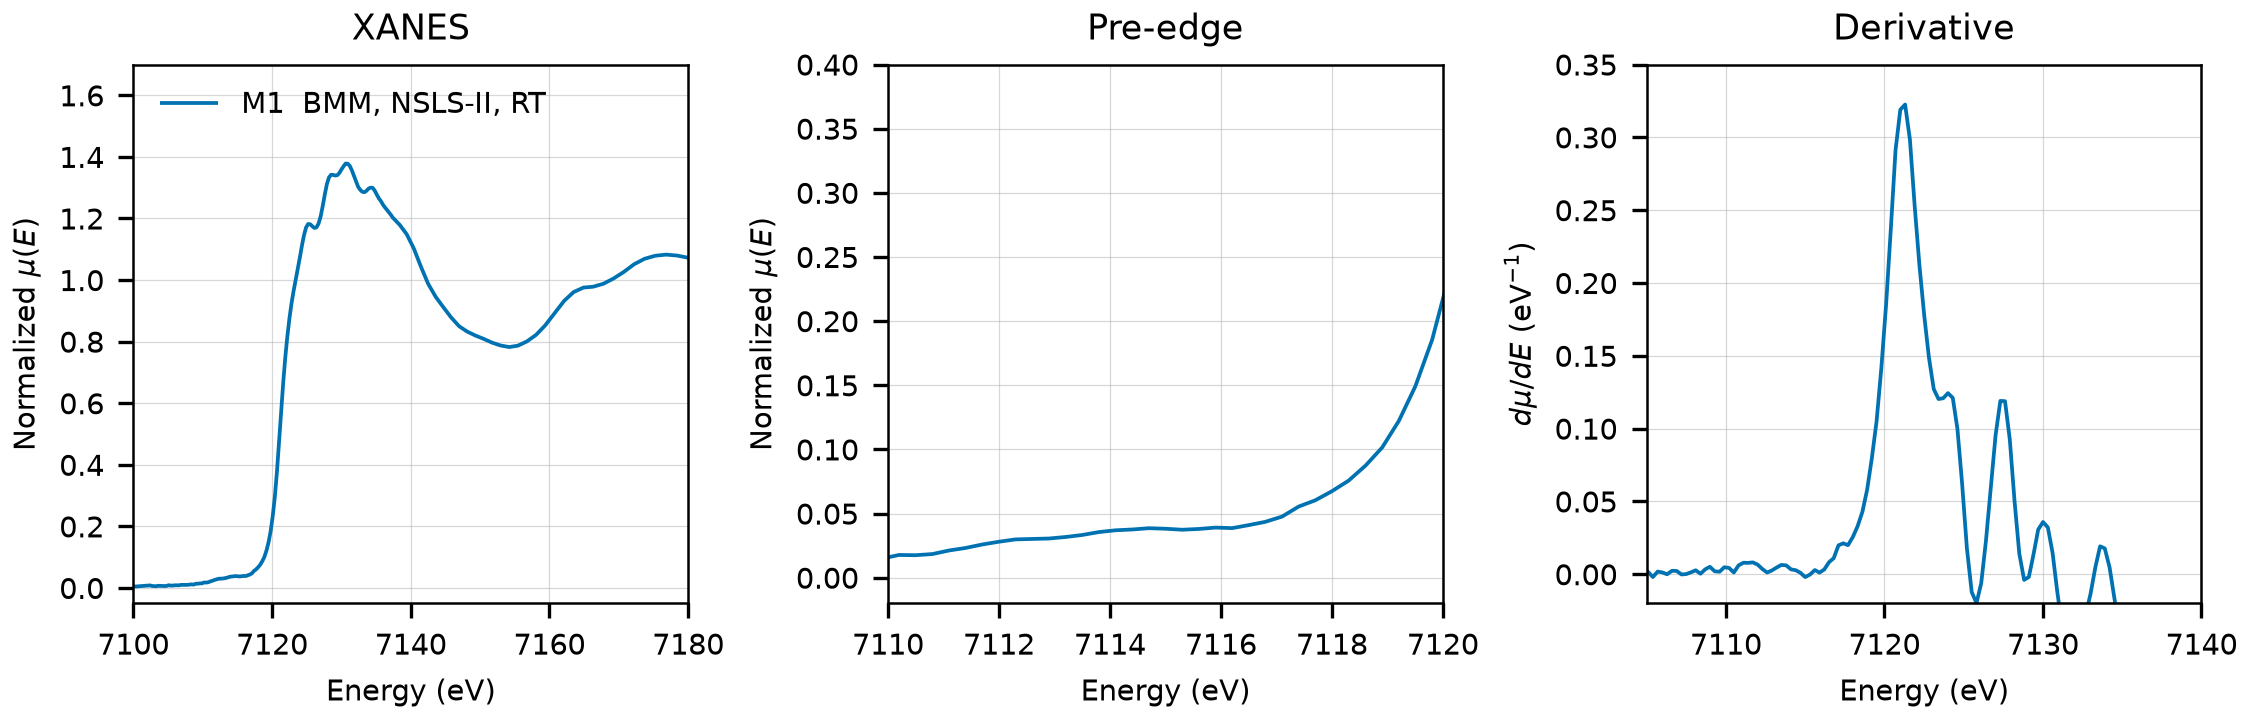

Python code for this plot:
"""Plot the experimental Fe K-edge spectrum of scorzalite in this folder.

Run from this directory. The output replaces spectra_comparison.png, which the
README links to.
"""

import matplotlib.pyplot as plt
import numpy as np
from larch import Group
from larch.xafs import pre_edge

OUTPUT = "spectra_comparison.png"

MEASUREMENTS = [
    ("M1  BMM, NSLS-II, RT", "NIST/Fe-Scorzalite.xdi", {"mu_col": 3, "ref_cols": (5, 6)}, "#0072B2"),
]

FE_K_EDGE = 7112.0
PRE_EDGE_DEFAULTS = {"pre1": -150, "pre2": -30, "norm1": 150, "norm2": 800, "nnorm": 2, "nvict": 2}


def normalized(path, mu_col=None, ref_cols=None):
    """Return a larch group with the normalized spectrum read from path."""
    data = np.loadtxt(path, comments="#")
    energy = data[:, 0]
    mu = data[:, mu_col]

    if ref_cols is not None:
        ref_mu = np.log(data[:, ref_cols[0]] / data[:, ref_cols[1]])
        ref_group = Group(energy=energy.copy(), mu=ref_mu)
        pre_edge(ref_group)
        eshift = FE_K_EDGE - ref_group.e0
        energy = energy + eshift

    group = Group(energy=energy, mu=mu)
    pre_edge(group, **PRE_EDGE_DEFAULTS)
    return group


def main():
    plt.rcParams.update({"font.size": 7, "axes.linewidth": 0.6})
    fig, axes = plt.subplots(1, 3, figsize=(7.5, 2.4), constrained_layout=True)

    for label, path, kwargs, color in MEASUREMENTS:
        group = normalized(path, **kwargs)
        derivative = np.gradient(group.flat, group.energy)
        axes[0].plot(group.energy, group.flat, color=color, lw=0.9, label=label)
        axes[1].plot(group.energy, group.flat, color=color, lw=0.9)
        axes[2].plot(group.energy, derivative, color=color, lw=0.9)

    axes[0].set(
        xlim=(7100, 7180),
        ylim=(-0.05, 1.7),
        xlabel="Energy (eV)",
        ylabel=r"Normalized $\mu(E)$",
        title="XANES",
    )
    axes[0].legend(frameon=False, loc="upper left")

    axes[1].set(
        xlim=(7110, 7120),
        ylim=(-0.02, 0.4),
        xlabel="Energy (eV)",
        ylabel=r"Normalized $\mu(E)$",
        title="Pre-edge",
    )

    axes[2].set(
        xlim=(7105, 7140),
        ylim=(-0.02, 0.35),
        xlabel="Energy (eV)",
        ylabel=r"$d\mu/dE$ (eV$^{-1}$)",
        title="Derivative",
    )

    for ax in axes:
        ax.grid(True, lw=0.3, alpha=0.5)

    fig.savefig(OUTPUT, dpi=300)
    plt.close(fig)
    print(f"wrote {OUTPUT}")


if __name__ == "__main__":
    main()
